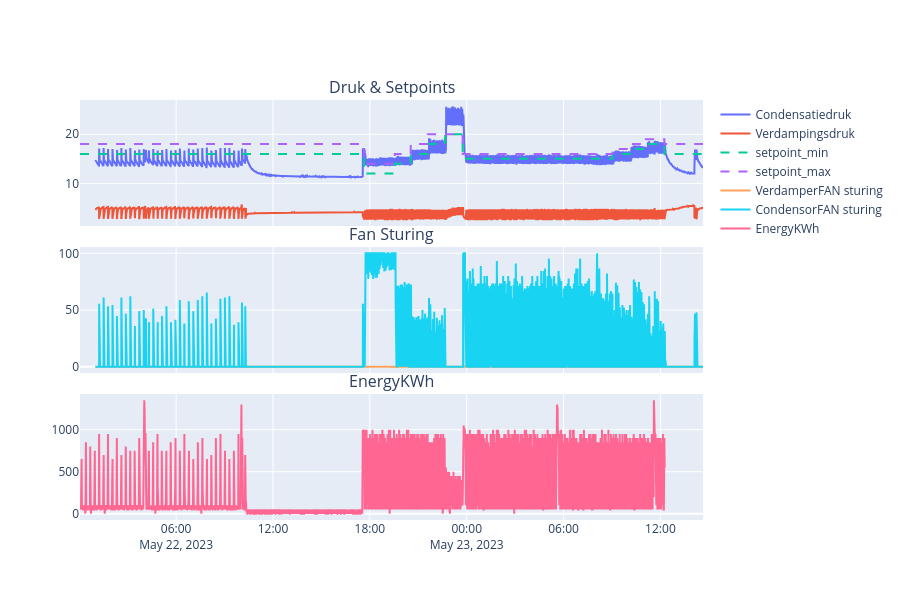

Notebook code cell kept with this figure:
### Code cell
import plotly.express as px
import plotly.graph_objects as go
from plotly.subplots import make_subplots

fig = make_subplots(
    rows=3, cols=1,
    shared_xaxes=True,
    vertical_spacing=0.05,
    subplot_titles=("Druk & Setpoints", "Fan Sturing","EnergyKWh")
)

# Row 1: druk & setpoints
fig.add_trace(
    go.Scatter(x=df_setpoint["Time"], y=df_setpoint["Condensatiedruk"], mode="lines", name="Condensatiedruk"),
    row=1, col=1
)
fig.add_trace(
    go.Scatter(x=df_setpoint["Time"], y=df_setpoint["Verdampingsdruk"], mode="lines", name="Verdampingsdruk"),
    row=1, col=1
)
fig.add_trace(
    go.Scatter(x=df_setpoint["Time"], y=df_setpoint["setpoint_min"], mode="lines", line=dict(dash="dash"), name="setpoint_min"),
    row=1, col=1
)
fig.add_trace(
    go.Scatter(x=df_setpoint["Time"], y=df_setpoint["setpoint_max"], mode="lines", line=dict(dash="dash"), name="setpoint_max"),
    row=1, col=1
)
fig.add_trace(
    go.Scatter(x=df_setpoint["Time"], y=df_setpoint["VerdamperFAN sturing"], mode="lines", name="VerdamperFAN sturing"),
    row=2, col=1
)
fig.add_trace(
    go.Scatter(x=df_setpoint["Time"], y=df_setpoint["CondensorFAN sturing"], mode="lines", name="CondensorFAN sturing"),
    row=2, col=1
)

# Row 2: EnergyKWh
fig.add_trace(
    go.Scatter(x=df_setpoint["Time"], y=df_setpoint["EnergyKWh"], mode="lines", name="EnergyKWh"),
    row=3, col=1
)

fig.update_layout(height=600, showlegend=True)
fig.show()

### Figure 1 — Plotly figure (JSON) as saved in the notebook; plotly's stock layout.template omitted (floating-point values rounded to 4 significant figures; data arrays with more than 128 entries replaced by an {"elided": "..."} marker saying what was removed)
{"data": [{"mode": "lines", "name": "Condensatiedruk", "type": "scatter", "x": {"elided": "9263 str values"}, "xaxis": "x", "y": {"elided": "9263 float values"}, "yaxis": "y"}, {"mode": "lines", "name": "Verdampingsdruk", "type": "scatter", "x": {"elided": "9263 str values"}, "xaxis": "x", "y": {"elided": "9263 float values"}, "yaxis": "y"}, {"line": {"dash": "dash"}, "mode": "lines", "name": "setpoint_min", "type": "scatter", "x": {"elided": "9263 str values"}, "xaxis": "x", "y": {"elided": "9263 int values"}, "yaxis": "y"}, {"line": {"dash": "dash"}, "mode": "lines", "name": "setpoint_max", "type": "scatter", "x": {"elided": "9263 str values"}, "xaxis": "x", "y": {"elided": "9263 int values"}, "yaxis": "y"}, {"mode": "lines", "name": "VerdamperFAN sturing", "type": "scatter", "x": {"elided": "9263 str values"}, "xaxis": "x2", "y": {"elided": "9263 float values"}, "yaxis": "y2"}, {"mode": "lines", "name": "CondensorFAN sturing", "type": "scatter", "x": {"elided": "9263 str values"}, "xaxis": "x2", "y": {"elided": "9263 float values"}, "yaxis": "y2"}, {"mode": "lines", "name": "EnergyKWh", "type": "scatter", "x": {"elided": "9263 str values"}, "xaxis": "x3", "y": {"elided": "9263 float values"}, "yaxis": "y3"}], "layout": {"annotations": [{"font": {"size": 16}, "showarrow": false, "text": "Druk & Setpoints", "x": 0.5, "xanchor": "center", "xref": "paper", "y": 1, "yanchor": "bottom", "yref": "paper"}, {"font": {"size": 16}, "showarrow": false, "text": "Fan Sturing", "x": 0.5, "xanchor": "center", "xref": "paper", "y": 0.65, "yanchor": "bottom", "yref": "paper"}, {"font": {"size": 16}, "showarrow": false, "text": "EnergyKWh", "x": 0.5, "xanchor": "center", "xref": "paper", "y": 0.3, "yanchor": "bottom", "yref": "paper"}], "height": 600, "showlegend": true, "xaxis": {"anchor": "y", "domain": [0, 1], "matches": "x3", "showticklabels": false}, "xaxis2": {"anchor": "y2", "domain": [0, 1], "matches": "x3", "showticklabels": false}, "xaxis3": {"anchor": "y3", "domain": [0, 1]}, "yaxis": {"anchor": "x", "domain": [0.7, 1]}, "yaxis2": {"anchor": "x2", "domain": [0.35, 0.65]}, "yaxis3": {"anchor": "x3", "domain": [0, 0.3]}}}
